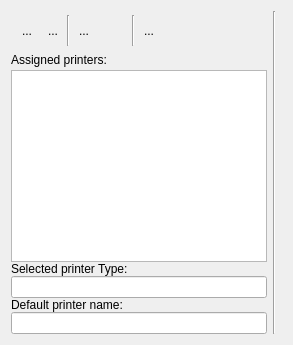
     <widget class="QWidget" name="tabPrinter">
      <attribute name="title">
       <string>Printer</string>
      </attribute>
      <layout class="QGridLayout" name="gridLayout_3">
       <item row="0" column="0">
        <widget class="QWidget" name="widgetListFrame" native="true">
         <property name="sizePolicy">
          <sizepolicy hsizetype="Maximum" vsizetype="Preferred">
           <horstretch>0</horstretch>
           <verstretch>0</verstretch>
          </sizepolicy>
         </property>
         <layout class="QGridLayout" name="gridLayout_6">
          <property name="leftMargin">
           <number>0</number>
          </property>
          <property name="topMargin">
           <number>0</number>
          </property>
          <property name="rightMargin">
           <number>0</number>
          </property>
          <property name="bottomMargin">
           <number>0</number>
          </property>
          <property name="spacing">
           <number>0</number>
          </property>
          <item row="5" column="0" colspan="8">
           <widget class="QLabel" name="label_9">
            <property name="sizePolicy">
             <sizepolicy hsizetype="Preferred" vsizetype="Maximum">
              <horstretch>0</horstretch>
              <verstretch>0</verstretch>
             </sizepolicy>
            </property>
            <property name="text">
             <string>Default printer name:</string>
            </property>
           </widget>
          </item>
          <item row="3" column="0" colspan="8">
           <widget class="QLabel" name="label_12">
            <property name="sizePolicy">
             <sizepolicy hsizetype="Preferred" vsizetype="Maximum">
              <horstretch>0</horstretch>
              <verstretch>0</verstretch>
             </sizepolicy>
            </property>
            <property name="text">
             <string>Selected printer Type:</string>
            </property>
           </widget>
          </item>
          <item row="6" column="0" colspan="8">
           <widget class="QLineEdit" name="leDefaultPrinter">
            <property name="sizePolicy">
             <sizepolicy hsizetype="Preferred" vsizetype="Fixed">
              <horstretch>0</horstretch>
              <verstretch>0</verstretch>
             </sizepolicy>
            </property>
            <property name="readOnly">
             <bool>true</bool>
            </property>
           </widget>
          </item>
          <item row="1" column="0" colspan="8">
           <layout class="QHBoxLayout" name="horizontalLayout_4">
            <item>
             <widget class="QLabel" name="labelRendering_4">
              <property name="sizePolicy">
               <sizepolicy hsizetype="Preferred" vsizetype="Maximum">
                <horstretch>0</horstretch>
                <verstretch>0</verstretch>
               </sizepolicy>
              </property>
              <property name="minimumSize">
               <size>
                <width>130</width>
                <height>0</height>
               </size>
              </property>
              <property name="text">
               <string>Assigned printers:</string>
              </property>
             </widget>
            </item>
            <item>
             <spacer name="horizontalSpacer_7">
              <property name="orientation">
               <enum>Qt::Horizontal</enum>
              </property>
              <property name="sizeType">
               <enum>QSizePolicy::Preferred</enum>
              </property>
              <property name="sizeHint" stdset="0">
               <size>
                <width>0</width>
                <height>20</height>
               </size>
              </property>
             </spacer>
            </item>
           </layout>
          </item>
          <item row="2" column="0" colspan="8">
           <widget class="QTreeWidget" name="printerList">
            <property name="sizePolicy">
             <sizepolicy hsizetype="Preferred" vsizetype="Preferred">
              <horstretch>0</horstretch>
              <verstretch>0</verstretch>
             </sizepolicy>
            </property>
            <property name="editTriggers">
             <set>QAbstractItemView::NoEditTriggers</set>
            </property>
            <property name="rootIsDecorated">
             <bool>false</bool>
            </property>
            <property name="itemsExpandable">
             <bool>false</bool>
            </property>
            <property name="headerHidden">
             <bool>true</bool>
            </property>
            <column>
             <property name="text">
              <string notr="true">1</string>
             </property>
            </column>
           </widget>
          </item>
          <item row="0" column="7">
           <spacer name="horizontalSpacer_8">
            <property name="orientation">
             <enum>Qt::Horizontal</enum>
            </property>
            <property name="sizeHint" stdset="0">
             <size>
              <width>40</width>
              <height>20</height>
             </size>
            </property>
           </spacer>
          </item>
          <item row="4" column="0" colspan="8">
           <widget class="QLineEdit" name="printerType">
            <property name="readOnly">
             <bool>true</bool>
            </property>
           </widget>
          </item>
          <item row="0" column="6">
           <layout class="QHBoxLayout" name="horizontalLayout_10">
            <property name="spacing">
             <number>2</number>
            </property>
            <property name="leftMargin">
             <number>4</number>
            </property>
            <property name="topMargin">
             <number>4</number>
            </property>
            <property name="rightMargin">
             <number>4</number>
            </property>
            <property name="bottomMargin">
             <number>4</number>
            </property>
            <item>
             <widget class="QToolButton" name="bAddPrinter">
              <property name="toolTip">
               <string>Add new printer</string>
              </property>
              <property name="autoFillBackground">
               <bool>false</bool>
              </property>
              <property name="text">
               <string>...</string>
              </property>
              <property name="icon">
               <iconset resource="../page_editor/page_editor.qrc">
                <normaloff>:/images/document-new.png</normaloff>:/images/document-new.png</iconset>
              </property>
              <property name="iconSize">
               <size>
                <width>24</width>
                <height>24</height>
               </size>
              </property>
              <property name="popupMode">
               <enum>QToolButton::InstantPopup</enum>
              </property>
              <property name="autoRaise">
               <bool>true</bool>
              </property>
             </widget>
            </item>
            <item>
             <widget class="QToolButton" name="bDeletePrinter">
              <property name="toolTip">
               <string>Remove selected printer</string>
              </property>
              <property name="text">
               <string>...</string>
              </property>
              <property name="icon">
               <iconset resource="../../../../addons_pro/plugins/core_plugins/items/chart/chart.qrc">
                <normaloff>:/images/trash-empty.png</normaloff>:/images/trash-empty.png</iconset>
              </property>
              <property name="iconSize">
               <size>
                <width>24</width>
                <height>24</height>
               </size>
              </property>
              <property name="autoRaise">
               <bool>true</bool>
              </property>
             </widget>
            </item>
            <item>
             <widget class="Line" name="line_2">
              <property name="orientation">
               <enum>Qt::Vertical</enum>
              </property>
             </widget>
            </item>
            <item>
             <widget class="QToolButton" name="bDefaultPrinter">
              <property name="toolTip">
               <string>Set selected printer as default</string>
              </property>
              <property name="text">
               <string>...</string>
              </property>
              <property name="icon">
               <iconset resource="../script_editor/script_editor.qrc">
                <normaloff>:/images/validate.png</normaloff>:/images/validate.png</iconset>
              </property>
              <property name="iconSize">
               <size>
                <width>24</width>
                <height>24</height>
               </size>
              </property>
              <property name="autoRaise">
               <bool>true</bool>
              </property>
             </widget>
            </item>
            <item>
             <widget class="QToolButton" name="bResetDefaultPrinter">
              <property name="toolTip">
               <string>Unset default printer</string>
              </property>
              <property name="text">
               <string/>
              </property>
              <property name="icon">
               <iconset resource="../script_editor/script_editor.qrc">
                <normaloff>:/images/editdelete.png</normaloff>:/images/editdelete.png</iconset>
              </property>
              <property name="iconSize">
               <size>
                <width>24</width>
                <height>24</height>
               </size>
              </property>
              <property name="autoRaise">
               <bool>true</bool>
              </property>
             </widget>
            </item>
            <item>
             <widget class="Line" name="line_9">
              <property name="orientation">
               <enum>Qt::Vertical</enum>
              </property>
             </widget>
            </item>
            <item>
             <widget class="QToolButton" name="bPrinterRename">
              <property name="toolTip">
               <string>Rename selected printer</string>
              </property>
              <property name="text">
               <string>...</string>
              </property>
              <property name="icon">
               <iconset resource="reporteditor.qrc">
                <normaloff>:/images/rename.png</normaloff>:/images/rename.png</iconset>
              </property>
              <property name="iconSize">
               <size>
                <width>24</width>
                <height>24</height>
               </size>
              </property>
              <property name="autoRaise">
               <bool>true</bool>
              </property>
             </widget>
            </item>
           </layout>
          </item>
         </layout>
        </widget>
       </item>
       <item row="0" column="2">
        <widget class="QWidget" name="widget_5" native="true">
         <property name="sizePolicy">
          <sizepolicy hsizetype="Preferred" vsizetype="Preferred">
           <horstretch>0</horstretch>
           <verstretch>0</verstretch>
          </sizepolicy>
         </property>
         <layout class="QGridLayout" name="gridLayout_9">
          <property name="leftMargin">
           <number>0</number>
          </property>
          <property name="topMargin">
           <number>0</number>
          </property>
          <property name="rightMargin">
           <number>0</number>
          </property>
          <property name="bottomMargin">
           <number>0</number>
          </property>
          <property name="spacing">
           <number>6</number>
          </property>
          <item row="0" column="0">
           <layout class="QVBoxLayout" name="printerHelperLayout">
            <property name="sizeConstraint">
             <enum>QLayout::SetMaximumSize</enum>
            </property>
           </layout>
          </item>
         </layout>
        </widget>
       </item>
       <item row="0" column="1">
        <widget class="Line" name="line_6">
         <property name="orientation">
          <enum>Qt::Vertical</enum>
         </property>
        </widget>
       </item>
      </layout>
     </widget>
